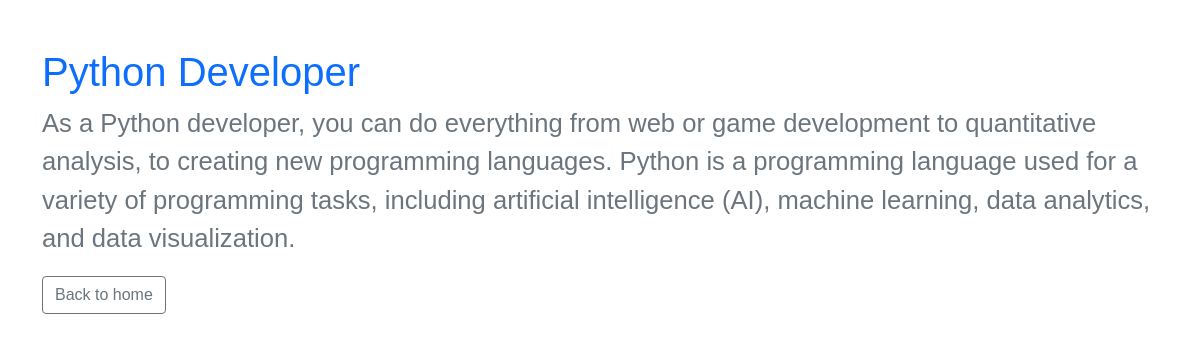
Screenshot of /item/1/ with the database file from the repository.
### AsymmetricApp/models.py (models this page shows, shortened)
class ServicesForHomePage(models.Model):
    title = models.CharField(max_length=20)
    details = models.TextField()

### AsymmetricApp/views.py (the view)
# urls.py: path('item/<int:services_id>/', views.services_detail, name='services_detail'),
def services_detail(request, services_id):
    try:
        item = ServicesForHomePage.objects.get(id=services_id)
    except ServicesForHomePage.DoesNotExist:
        return render(request, '404.html', status=404)
    return render(request, 'services_detail.html', {'item': item})

### templates/services_detail.html (shortened to what this page needs)
<!DOCTYPE html>
{% load static %}
<html lang="en">
<head>
    <link href="https://cdn.jsdelivr.net/npm/bootstrap@5.0.2/dist/css/bootstrap.min.css" rel="stylesheet">
    <link rel="stylesheet" href="{% static 'style/style.css' %}">
</head>
<body>
    <div class="container mt-5">
        <h1 class="text-primary">{{ item.title }}</h1>
        <p class="text-muted">{{ item.details }}</p>
        <a href="{% url 'home' %}" class="btn btn-outline-secondary">Back to home</a>
    </div>
</body>
</html>

### rows the page displays
ServicesForHomePage: title "Python Developer", details "As a Python developer, you can do everything from web or game development to quantitative analysis, to creating new programming languages. Python is a programming language used for a variety of programming tasks, including artificial intelligence (AI), machine learning, data analytics, and data visualization."
